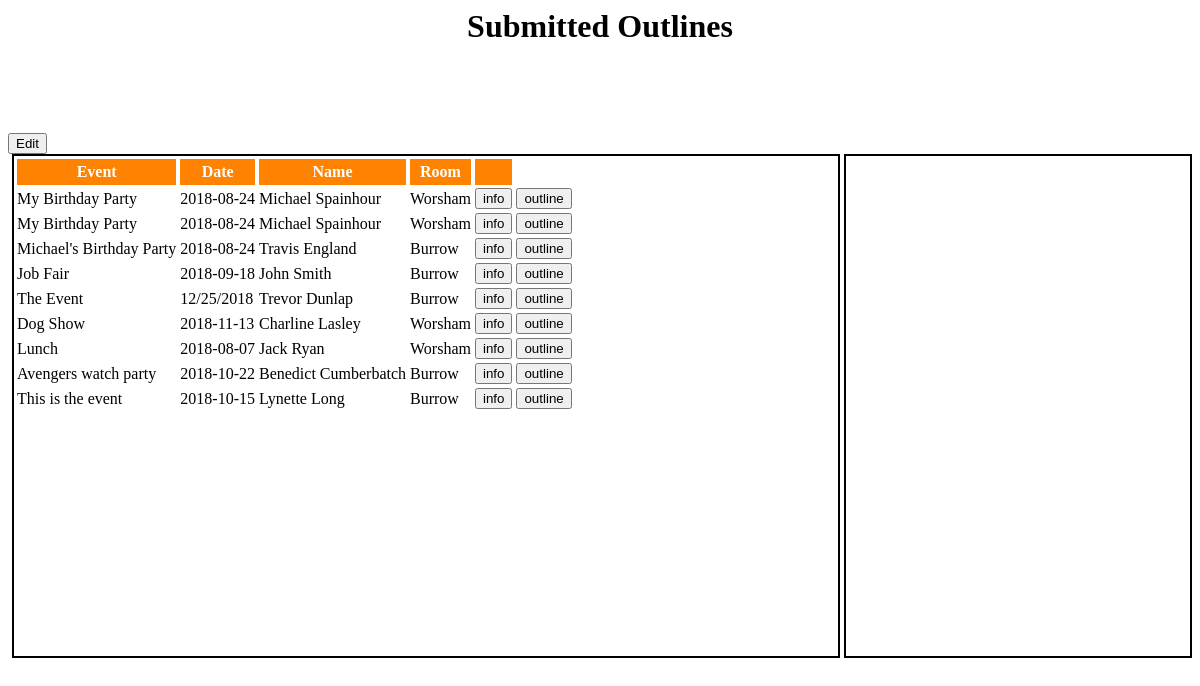
The page /admin on the database its author committed.
### tables this page shows
CREATE TABLE `users` (
	`firstname`	TEXT NOT NULL,
	`lastname`	TEXT NOT NULL,
	`phone`	TEXT NOT NULL,
	`email`	TEXT NOT NULL,
	`event`	TEXT NOT NULL,
	`eventdate`	TEXT NOT NULL,
	`starttime`	TEXT NOT NULL,
	`endtime`	TEXT NOT NULL,
	`room`	TEXT NOT NULL,
	`comments`	TEXT
);

### setup.py (the view)
@app.route('/admin')
def adminPage():
    c = sqlite3.connect('users.db')
    cur = c.cursor()
    cur.execute("SELECT DISTINCT * FROM users")
    users = cur.fetchall()
    return render_template('adminPage.html', users=users)

### templates/adminPage.html (shortened to what this page needs)
<html>
  <link rel="stylesheet" href="{{ url_for('static', filename='css/admin.css') }}">
  <head>
    <div id="header">
      <h1>Submitted Outlines</h1>
    </div>
  </head>
  <body>
    <button class="show_hide" id="edit" onclick="show_hide()">Edit</button>
    <div id="container">
      <div id="space">
      </div>
      <div id="canvas">
        <table>
          <thead class="header">
            <div id="header_div">
            <tr>
              <th>Event</th>
              <th>Date</th>
              <th>Name</th>
              <th>Room</th>
              <th></th>
            </tr>
            </div>
          </thead>
          <div id="user_info_div">
          {% for user in users %}
          <tr id="user_info">
            <td>{{ user[4] }}</td>
            <td>{{ user[5] }}</td>
            <td>{{ user[0] }} {{ user[1] }}</td>
            <td>{{ user[8] }}</td>
            <td><input id="button" type="button" name="submit" value="info" onclick="displayInfo('{{user[0]}}', '{{user[1]}}', '{{user[2]}}', '{{user[3]}}', '{{user[4]}}', '{{user[5]}}', '{{user[6]}}', '{{user[7]}}', '{{user[8]}}', '{{user[9]}}')"/></td>
            <td><input id="button_show_outline" type="button" name="submit" value="outline" onclick="show_outline()"/></td>
          </tr>
          {% endfor %}
          </div>
        </table>
      </div>
      <div id="space">
      </div>
      <div id="informationDiv">
      </div>
    </div>
  </body>
</html>

### static/css/admin.css (style rules this page uses)
#header { background-position: center; font-stretch: expanded; height: 125px; text-align: center; }
#edit { display: inline; }
#container { display: flex; }
#canvas { height:500; border-width:2px; border-style:solid; border-color:black; flex-grow: 1; overflow: scroll; }
#informationDiv { height: 500; border-width:2px; border-style: solid; border-color: black; flex-grow: 1; overflow: scroll; }
#space { width:4; }
thead.header tr { width: 100%; }
thead.header th { background: #FF8300; color: white; border-left: 1px solid; border-right: 1px solid; border-top: 1px solid; padding: 4px 3px; }

### rows shown on the page
users: event "The Event", eventdate "12/25/2018", firstname "Trevor", lastname "Dunlap", room "Burrow"

### other values the page prints
{{ user[4] }} "My Birthday Party" "My Birthday Party" "Michael's Birthday Party" "Job Fair" "Dog Show" "Lunch" "Avengers watch party" "This is the event"
{{ user[5] }} "2018-08-24" "2018-08-24" "2018-08-24" "2018-09-18" "2018-11-13" "2018-08-07" "2018-10-22" "2018-10-15"
{{ user[0] }} "Michael" "Michael" "Travis" "John" "Charline" "Jack" "Benedict" "Lynette"
{{ user[1] }} "Spainhour" "Spainhour" "England" "Smith" "Lasley" "Ryan" "Cumberbatch" "Long"
{{ user[8] }} "Worsham" "Worsham" "Burrow" "Burrow" "Worsham" "Worsham" "Burrow" "Burrow"
